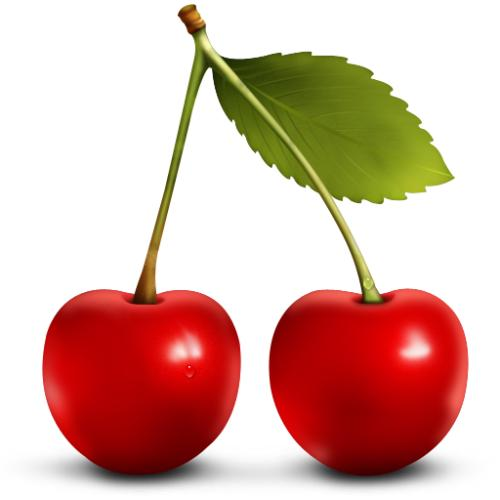
#> input picture Kmeans/cherry.png, 500 x 500 px
$ python main.py
#> lines starting #> are read from the running program, lines starting #| are printed output that depends on the picture
import cv2
import numpy as np
import matplotlib.pyplot as plt

img = cv2.imread('cherry.png')#读图
#> img is the input picture: shape (500, 500, 3); mean B, G, R 166.9, 178.3, 217.2
plt.subplot(121)
plt.imshow(img)
########## Begin ##########
out = img
row = img.shape[0]
#> row = 500
col = img.shape[1]
#> col = 500


def knn(data, iter, k):
#> called with iter = 100, k = 5
    data = data.reshape(-1, 3)
    data = np.column_stack((data, np.ones(row * col)))
    # 1.随机产生初始簇心
    cluster_center = data[np.random.choice(row * col, k)]
#> cluster_center = [[2, 0, 152, 1], [255, 255, 255, 1], [159, 165, 240, 1], [255, 255, 255, 1], [60, 71, 229, 1]]
    # 2.分类
    distance = [[] for i in range(k)]
    for i in range(iter):
        print("迭代次数：", i)
        # 2.1距离计算
        for j in range(k):
            print(cluster_center[j, 0:3])
            distance[j] = np.sqrt(np.sum((data[:, 0:3] - cluster_center[j, 0:3]) ** 2, axis=1))
        # 2.2归类
        data[:, 3] = np.argmin(distance, axis=0)
        # 3.计算新簇心
        for j in range(k):
            if np.any(data[:, 3] == j):
                cluster_center[j] = np.mean(data[data[:, 3] == j], axis=0)
            else:
                cluster_center[j] = np.column_stack((np.random.rand(1, 3) * 255, np.ones(1)))
#> this loop made 100 passes
#> (printed output is left out)
#> after the loop, cluster_center = [[3.42, 2.79, 170.7, 0], [253.3, 253.7, 253.8, 1], [52.34, 56.53, 220.2, 2], [153, 179, 193.7, 3], [27.2, 117.2, 105.7, 4]]; distance = 5 items
    return data[:, 3]


k = 5
image_show = knn(img, 100, k)

image_show = image_show.reshape(row, col)
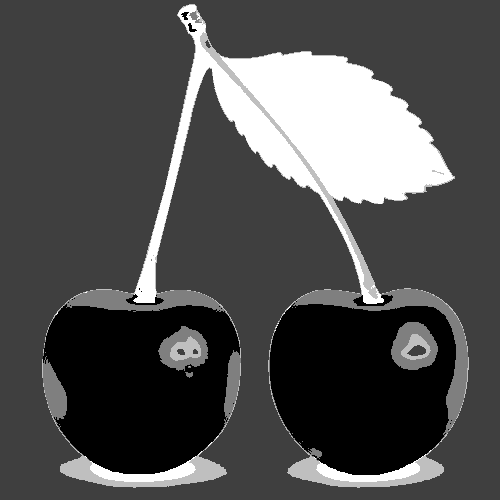
#> image_show: shape (500, 500) float64; min 0, max 4, mean 1.25; drawn with min black and max white
out = image_show*(255/k)
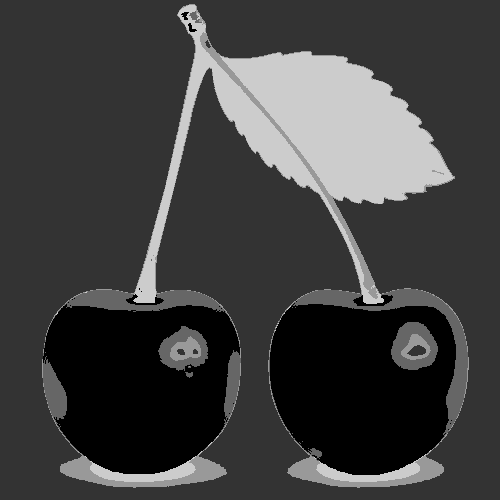
#> out: shape (500, 500) float64; min 0, max 204, mean 63.6
plt.subplot(122)
plt.imshow(image_show, cmap='gray')
plt.show()
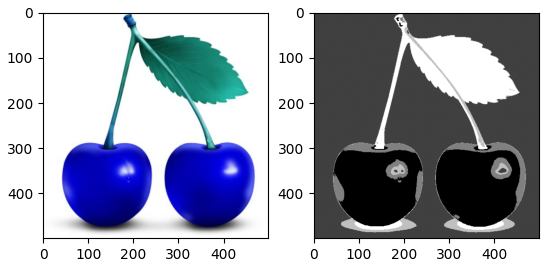
#> figure drawn by matplotlib, 2 panels; B, G, R data is drawn as R, G, B

########## End ##########
cv2.imwrite('out.png', out)
